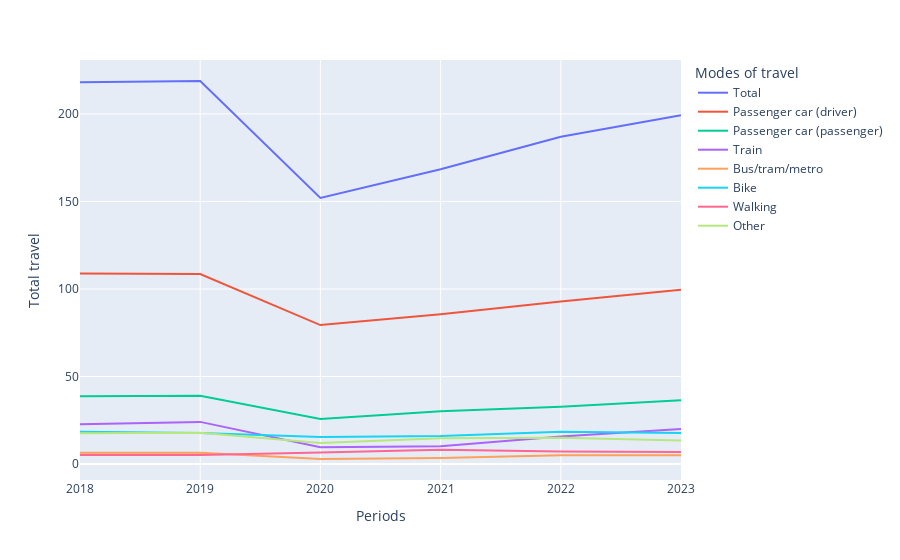

Notebook source saved alongside this figure:
### Markdown cell above
### Graph: How did the transport performance of different modes of transport change during and after the corona period (2020-2022) compared to 2019?

### Code cell
#Select only The Netherlands region
df=df_pres.loc[df_pres['Region characteristics']=='The Netherlands'].copy()

#Create lineplot that shows the total travel per mode
fig = px.line(df, x='Periods', y='Total travel', color='Modes of travel')
fig.show()

### Figure 1 — Plotly figure (JSON) as saved in the notebook; plotly's stock layout.template omitted (floating-point values rounded to 4 significant figures)
{"data": [{"hovertemplate": "Modes of travel=Total<br>Periods=%{x}<br>Total travel=%{y}<extra></extra>", "legendgroup": "Total", "line": {"color": "#636efa", "dash": "solid"}, "marker": {"symbol": "circle"}, "mode": "lines", "name": "Total", "orientation": "v", "showlegend": true, "type": "scatter", "x": [2018, 2019, 2020, 2021, 2022, 2023], "xaxis": "x", "y": [218.1, 218.8, 152, 168.4, 186.9, 199.3], "yaxis": "y"}, {"hovertemplate": "Modes of travel=Passenger car (driver)<br>Periods=%{x}<br>Total travel=%{y}<extra></extra>", "legendgroup": "Passenger car (driver)", "line": {"color": "#EF553B", "dash": "solid"}, "marker": {"symbol": "circle"}, "mode": "lines", "name": "Passenger car (driver)", "orientation": "v", "showlegend": true, "type": "scatter", "x": [2018, 2019, 2020, 2021, 2022, 2023], "xaxis": "x", "y": [108.8, 108.5, 79.4, 85.6, 92.9, 99.6], "yaxis": "y"}, {"hovertemplate": "Modes of travel=Passenger car (passenger)<br>Periods=%{x}<br>Total travel=%{y}<extra></extra>", "legendgroup": "Passenger car (passenger)", "line": {"color": "#00cc96", "dash": "solid"}, "marker": {"symbol": "circle"}, "mode": "lines", "name": "Passenger car (passenger)", "orientation": "v", "showlegend": true, "type": "scatter", "x": [2018, 2019, 2020, 2021, 2022, 2023], "xaxis": "x", "y": [38.7, 39, 25.8, 30.2, 32.7, 36.5], "yaxis": "y"}, {"hovertemplate": "Modes of travel=Train<br>Periods=%{x}<br>Total travel=%{y}<extra></extra>", "legendgroup": "Train", "line": {"color": "#ab63fa", "dash": "solid"}, "marker": {"symbol": "circle"}, "mode": "lines", "name": "Train", "orientation": "v", "showlegend": true, "type": "scatter", "x": [2018, 2019, 2020, 2021, 2022, 2023], "xaxis": "x", "y": [22.8, 24.1, 9.6, 10.2, 15.8, 20], "yaxis": "y"}, {"hovertemplate": "Modes of travel=Bus/tram/metro<br>Periods=%{x}<br>Total travel=%{y}<extra></extra>", "legendgroup": "Bus/tram/metro", "line": {"color": "#FFA15A", "dash": "solid"}, "marker": {"symbol": "circle"}, "mode": "lines", "name": "Bus/tram/metro", "orientation": "v", "showlegend": true, "type": "scatter", "x": [2018, 2019, 2020, 2021, 2022, 2023], "xaxis": "x", "y": [6.5, 6.5, 2.9, 3.5, 5, 5.1], "yaxis": "y"}, {"hovertemplate": "Modes of travel=Bike<br>Periods=%{x}<br>Total travel=%{y}<extra></extra>", "legendgroup": "Bike", "line": {"color": "#19d3f3", "dash": "solid"}, "marker": {"symbol": "circle"}, "mode": "lines", "name": "Bike", "orientation": "v", "showlegend": true, "type": "scatter", "x": [2018, 2019, 2020, 2021, 2022, 2023], "xaxis": "x", "y": [18.5, 17.8, 15.5, 16.1, 18.4, 17.8], "yaxis": "y"}, {"hovertemplate": "Modes of travel=Walking<br>Periods=%{x}<br>Total travel=%{y}<extra></extra>", "legendgroup": "Walking", "line": {"color": "#FF6692", "dash": "solid"}, "marker": {"symbol": "circle"}, "mode": "lines", "name": "Walking", "orientation": "v", "showlegend": true, "type": "scatter", "x": [2018, 2019, 2020, 2021, 2022, 2023], "xaxis": "x", "y": [5.2, 5.2, 6.6, 8.2, 7.2, 6.9], "yaxis": "y"}, {"hovertemplate": "Modes of travel=Other<br>Periods=%{x}<br>Total travel=%{y}<extra></extra>", "legendgroup": "Other", "line": {"color": "#B6E880", "dash": "solid"}, "marker": {"symbol": "circle"}, "mode": "lines", "name": "Other", "orientation": "v", "showlegend": true, "type": "scatter", "x": [2018, 2019, 2020, 2021, 2022, 2023], "xaxis": "x", "y": [17.6, 17.9, 12.1, 14.7, 15, 13.4], "yaxis": "y"}], "layout": {"legend": {"title": {"text": "Modes of travel"}, "tracegroupgap": 0}, "margin": {"t": 60}, "xaxis": {"anchor": "y", "domain": [0, 1], "title": {"text": "Periods"}}, "yaxis": {"anchor": "x", "domain": [0, 1], "title": {"text": "Total travel"}}}}
